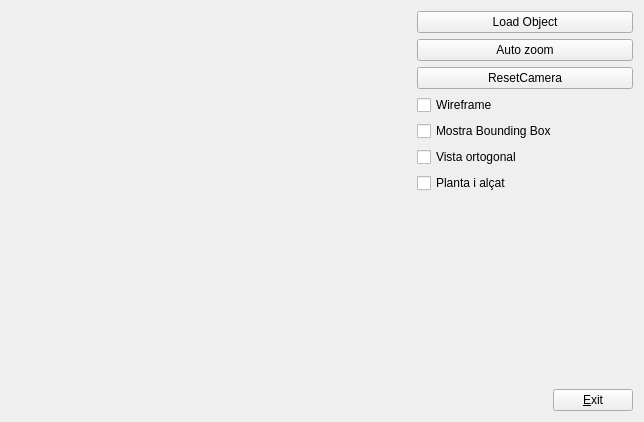
<?xml version="1.0" encoding="UTF-8"?>
<ui version="4.0">
 <class>Principal</class>
 <widget class="QWidget" name="Principal">
  <property name="geometry">
   <rect>
    <x>0</x>
    <y>0</y>
    <width>644</width>
    <height>420</height>
   </rect>
  </property>
  <property name="windowTitle">
   <string>Principal</string>
  </property>
  <layout class="QHBoxLayout" name="horizontalLayout_2">
   <item>
    <widget class="GLWidget" name="gLWidget" native="true">
     <property name="sizePolicy">
      <sizepolicy hsizetype="Expanding" vsizetype="Expanding">
       <horstretch>0</horstretch>
       <verstretch>0</verstretch>
      </sizepolicy>
     </property>
     <property name="minimumSize">
      <size>
       <width>400</width>
       <height>400</height>
      </size>
     </property>
    </widget>
   </item>
   <item>
    <layout class="QVBoxLayout" name="verticalLayout">
     <property name="sizeConstraint">
      <enum>QLayout::SetMinimumSize</enum>
     </property>
     <item>
      <widget class="QPushButton" name="buttonLoadObject">
       <property name="text">
        <string>Load Object</string>
       </property>
      </widget>
     </item>
     <item>
      <widget class="QPushButton" name="buttonAutoZoom">
       <property name="text">
        <string>Auto zoom</string>
       </property>
      </widget>
     </item>
     <item>
      <widget class="QPushButton" name="buttonResetCamera">
       <property name="text">
        <string>ResetCamera</string>
       </property>
      </widget>
     </item>
     <item>
      <widget class="QCheckBox" name="cbWireframe">
       <property name="text">
        <string>Wireframe</string>
       </property>
      </widget>
     </item>
     <item>
      <widget class="QCheckBox" name="mostraBB">
       <property name="text">
        <string>Mostra Bounding Box</string>
       </property>
      </widget>
     </item>
     <item>
      <widget class="QCheckBox" name="cbOrtogonal">
       <property name="text">
        <string>Vista ortogonal</string>
       </property>
      </widget>
     </item>
     <item>
      <widget class="QCheckBox" name="checkPlantaAlcat">
       <property name="text">
        <string>Planta i alçat</string>
       </property>
      </widget>
     </item>
     <item>
      <spacer name="verticalSpacer">
       <property name="orientation">
        <enum>Qt::Vertical</enum>
       </property>
       <property name="sizeHint" stdset="0">
        <size>
         <width>20</width>
         <height>40</height>
        </size>
       </property>
      </spacer>
     </item>
     <item>
      <layout class="QHBoxLayout" name="horizontalLayout">
       <item>
        <spacer name="horizontalSpacer">
         <property name="orientation">
          <enum>Qt::Horizontal</enum>
         </property>
         <property name="sizeHint" stdset="0">
          <size>
           <width>40</width>
           <height>20</height>
          </size>
         </property>
        </spacer>
       </item>
       <item>
        <widget class="QPushButton" name="pushButton">
         <property name="sizePolicy">
          <sizepolicy hsizetype="Fixed" vsizetype="Fixed">
           <horstretch>0</horstretch>
           <verstretch>0</verstretch>
          </sizepolicy>
         </property>
         <property name="text">
          <string>&amp;Exit</string>
         </property>
        </widget>
       </item>
      </layout>
     </item>
    </layout>
   </item>
  </layout>
 </widget>
 <layoutdefault spacing="6" margin="11"/>
 <customwidgets>
  <customwidget>
   <class>GLWidget</class>
   <extends>QWidget</extends>
   <header>glwidget.h</header>
   <container>1</container>
   <slots>
    <slot>LoadObject()</slot>
    <slot>setCameraLight(bool)</slot>
    <slot>LoadCharacter()</slot>
    <slot>setWireframe(bool)</slot>
    <slot>ResetCamera()</slot>
    <slot>setBBRender(bool)</slot>
    <slot>AutoZoom()</slot>
    <slot>OrthoView(bool)</slot>
    <slot>Toogle3D(bool)</slot>
   </slots>
  </customwidget>
 </customwidgets>
 <resources/>
 <connections>
  <connection>
   <sender>buttonLoadObject</sender>
   <signal>clicked()</signal>
   <receiver>gLWidget</receiver>
   <slot>LoadObject()</slot>
   <hints>
    <hint type="sourcelabel">
     <x>633</x>
     <y>36</y>
    </hint>
    <hint type="destinationlabel">
     <x>372</x>
     <y>172</y>
    </hint>
   </hints>
  </connection>
  <connection>
   <sender>pushButton</sender>
   <signal>clicked()</signal>
   <receiver>Principal</receiver>
   <slot>close()</slot>
   <hints>
    <hint type="sourcelabel">
     <x>561</x>
     <y>391</y>
    </hint>
    <hint type="destinationlabel">
     <x>643</x>
     <y>306</y>
    </hint>
   </hints>
  </connection>
  <connection>
   <sender>buttonResetCamera</sender>
   <signal>clicked()</signal>
   <receiver>gLWidget</receiver>
   <slot>ResetCamera()</slot>
   <hints>
    <hint type="sourcelabel">
     <x>524</x>
     <y>226</y>
    </hint>
    <hint type="destinationlabel">
     <x>208</x>
     <y>209</y>
    </hint>
   </hints>
  </connection>
  <connection>
   <sender>cbWireframe</sender>
   <signal>toggled(bool)</signal>
   <receiver>gLWidget</receiver>
   <slot>setWireframe(bool)</slot>
   <hints>
    <hint type="sourcelabel">
     <x>524</x>
     <y>223</y>
    </hint>
    <hint type="destinationlabel">
     <x>208</x>
     <y>209</y>
    </hint>
   </hints>
  </connection>
  <connection>
   <sender>mostraBB</sender>
   <signal>toggled(bool)</signal>
   <receiver>gLWidget</receiver>
   <slot>setBBRender(bool)</slot>
   <hints>
    <hint type="sourcelabel">
     <x>524</x>
     <y>175</y>
    </hint>
    <hint type="destinationlabel">
     <x>208</x>
     <y>209</y>
    </hint>
   </hints>
  </connection>
  <connection>
   <sender>buttonAutoZoom</sender>
   <signal>clicked()</signal>
   <receiver>gLWidget</receiver>
   <slot>AutoZoom()</slot>
   <hints>
    <hint type="sourcelabel">
     <x>524</x>
     <y>56</y>
    </hint>
    <hint type="destinationlabel">
     <x>208</x>
     <y>209</y>
    </hint>
   </hints>
  </connection>
  <connection>
   <sender>cbOrtogonal</sender>
   <signal>toggled(bool)</signal>
   <receiver>gLWidget</receiver>
   <slot>OrthoView(bool)</slot>
   <hints>
    <hint type="sourcelabel">
     <x>524</x>
     <y>203</y>
    </hint>
    <hint type="destinationlabel">
     <x>208</x>
     <y>209</y>
    </hint>
   </hints>
  </connection>
  <connection>
   <sender>checkPlantaAlcat</sender>
   <signal>toggled(bool)</signal>
   <receiver>gLWidget</receiver>
   <slot>Toogle3D(bool)</slot>
   <hints>
    <hint type="sourcelabel">
     <x>524</x>
     <y>203</y>
    </hint>
    <hint type="destinationlabel">
     <x>208</x>
     <y>209</y>
    </hint>
   </hints>
  </connection>
 </connections>
</ui>
